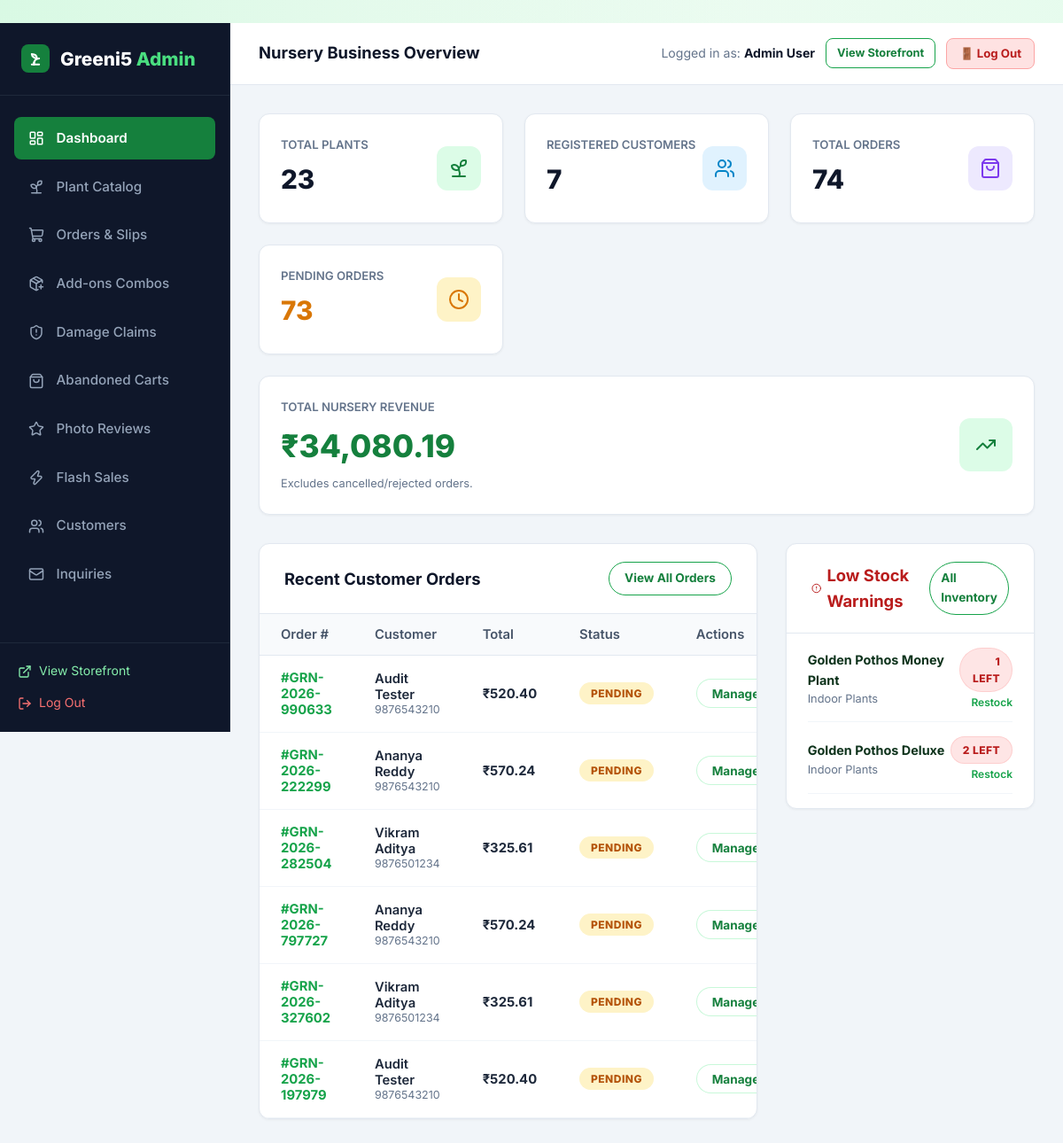
The app's page /admin/dashboard (signed in), older data.
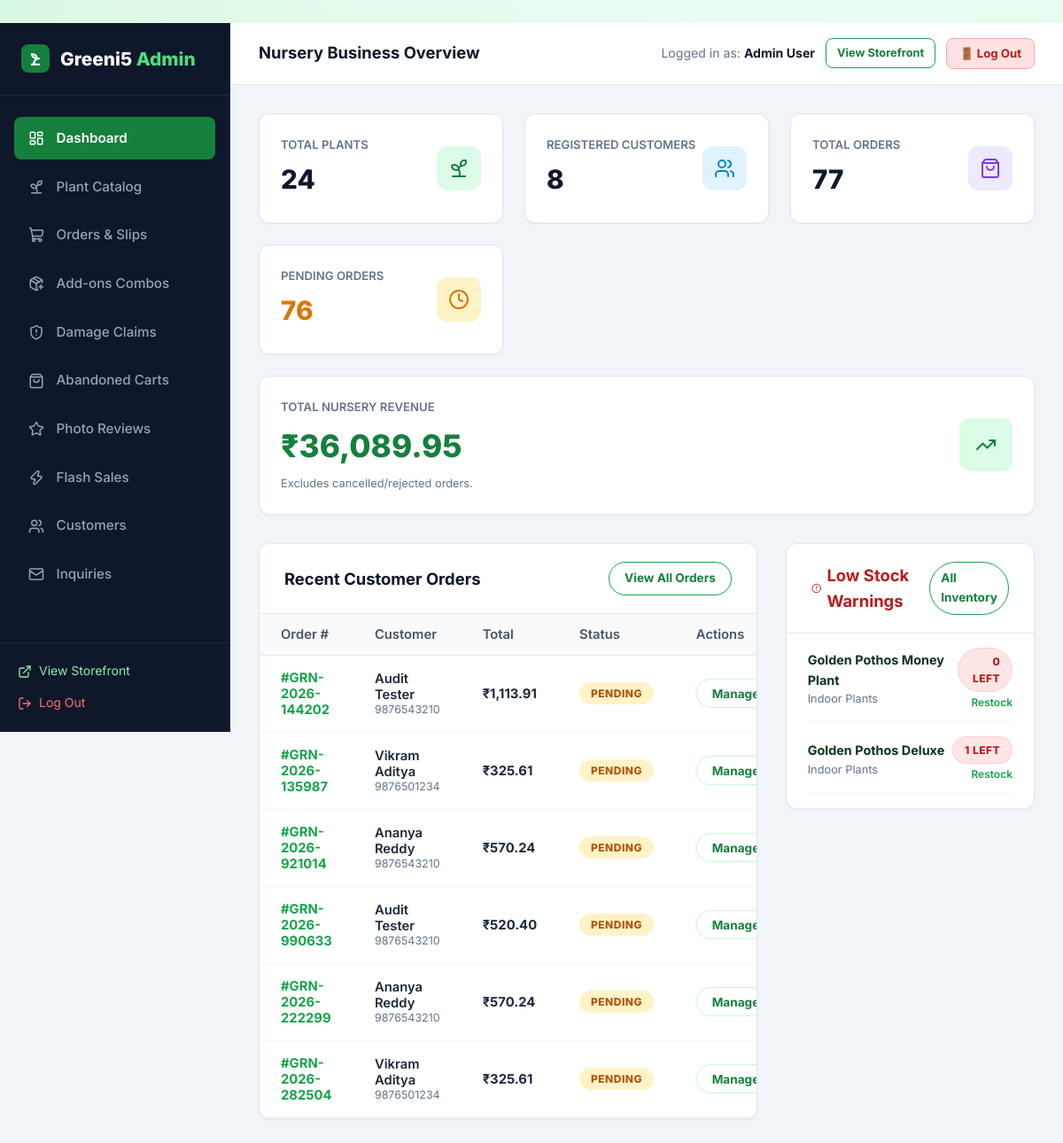
The same page, newer data.
### tables this page shows
CREATE TABLE orders (
    id INTEGER PRIMARY KEY AUTOINCREMENT,
    order_number TEXT UNIQUE NOT NULL,
    user_id INTEGER,
    customer_name TEXT NOT NULL,
    customer_email TEXT NOT NULL,
    customer_phone TEXT NOT NULL,
    shipping_address TEXT NOT NULL,
    city TEXT NOT NULL,
    state TEXT NOT NULL,
    pincode TEXT NOT NULL,
    payment_method TEXT NOT NULL DEFAULT 'COD',
    payment_status TEXT NOT NULL DEFAULT 'Pending',
    order_status TEXT NOT NULL DEFAULT 'Pending',
    total_amount REAL NOT NULL,
    notes TEXT,
    created_at TIMESTAMP DEFAULT CURRENT_TIMESTAMP, courier_name TEXT DEFAULT '', tracking_number TEXT DEFAULT '', tracking_url TEXT DEFAULT '', invoice_number TEXT DEFAULT '', is_gift INTEGER DEFAULT 0, gift_recipient_name TEXT DEFAULT '', gift_message TEXT DEFAULT '', gift_wrap_fee REAL DEFAULT 0.0,
    FOREIGN KEY (user_id) REFERENCES users(id) ON DELETE SET NULL
);

CREATE TABLE plants (
    id INTEGER PRIMARY KEY AUTOINCREMENT,
    category_id INTEGER NOT NULL,
    name TEXT NOT NULL,
    slug TEXT NOT NULL UNIQUE,
    price REAL NOT NULL,
    discount_price REAL,
    stock INTEGER NOT NULL DEFAULT 10,
    description TEXT NOT NULL,
    sunlight TEXT,
    watering TEXT,
    temperature TEXT,
    soil TEXT,
    difficulty TEXT DEFAULT 'Easy',
    is_featured INTEGER DEFAULT 0,
    is_bestseller INTEGER DEFAULT 0,
    created_at TIMESTAMP DEFAULT CURRENT_TIMESTAMP,
    FOREIGN KEY (category_id) REFERENCES categories(id) ON DELETE CASCADE
);

CREATE TABLE categories (
    id INTEGER PRIMARY KEY AUTOINCREMENT,
    name TEXT NOT NULL UNIQUE,
    slug TEXT NOT NULL UNIQUE,
    description TEXT,
    icon TEXT,
    image_url TEXT
);

### app.py (the view)
@app.route('/admin')
@app.route('/admin/dashboard')
@admin_required
def admin_dashboard():
    total_plants = query_db('SELECT COUNT(*) as cnt FROM plants', one=True)['cnt']
    total_customers = query_db('SELECT COUNT(*) as cnt FROM users WHERE role = "customer"', one=True)['cnt']
    total_orders = query_db('SELECT COUNT(*) as cnt FROM orders', one=True)['cnt']
    pending_orders = query_db('SELECT COUNT(*) as cnt FROM orders WHERE order_status = "Pending"', one=True)['cnt']
    revenue_res = query_db('SELECT SUM(total_amount) as rev FROM orders WHERE order_status != "Rejected"', one=True)
    total_revenue = revenue_res['rev'] or 0.0
    recent_orders = query_db('''
        SELECT * FROM orders ORDER BY created_at DESC LIMIT 6
    ''')
    low_stock_plants = query_db('''
        SELECT p.*, c.name as category_name
        FROM plants p
        JOIN categories c ON p.category_id = c.id
        WHERE p.stock <= 10
        ORDER BY p.stock ASC LIMIT 5
    ''')
    category_counts = query_db('''
        SELECT c.name, COUNT(p.id) as plant_count
        FROM categories c
        LEFT JOIN plants p ON c.id = p.category_id
        GROUP BY c.id
    ''')
    return render_template(
        'admin/dashboard.html',
        total_plants=total_plants,
        total_customers=total_customers,
        total_orders=total_orders,
        pending_orders=pending_orders,
        total_revenue=total_revenue,
        recent_orders=recent_orders,
        low_stock_plants=low_stock_plants,
        category_counts=category_counts
    )

### app.py (called while the page is built)
@app.template_filter('currency')
def currency_filter(amount):
    try:
        val = float(amount)
        return f"₹{val:,.2f}".rstrip('0').rstrip('.') if val % 1 == 0 else f"₹{val:,.2f}"
    except (ValueError, TypeError):
        return f"₹{amount}"

@app.template_filter('status_badge')
def status_badge_filter(status):
    mapping = {
        'Pending': 'badge-pending',
        'Accepted': 'badge-accepted',
        'Packed': 'badge-packed',
        'Shipped': 'badge-shipped',
        'Delivered': 'badge-delivered',
        'Rejected': 'badge-rejected'
    }
    return mapping.get(status, 'badge-secondary')

### database.py (called while the page is built)
def get_db():
    db = getattr(g, '_database', None)
    if db is None:
        db = g._database = sqlite3.connect(DATABASE)
        db.row_factory = sqlite3.Row
        db.execute('PRAGMA foreign_keys = ON;')
    return db

def query_db(query, args=(), one=False):
    cur = get_db().execute(query, args)
    rv = cur.fetchall()
    cur.close()
    return (rv[0] if rv else None) if one else rv

### templates/admin/dashboard.html (shortened to what the changed rows need)
﻿{% extends "admin/base_admin.html" %}
{% block admin_content %}
<div class="metrics-grid">
  <div class="metric-card">
    <div class="metric-info">
      <h4>Total Plants</h4>
      <div class="metric-value">{{ total_plants }}</div>
    </div>
  </div>
  <div class="metric-card">
    <div class="metric-info">
      <h4>Registered Customers</h4>
      <div class="metric-value">{{ total_customers }}</div>
    </div>
  </div>
  <div class="metric-card">
    <div class="metric-info">
      <h4>Total Orders</h4>
      <div class="metric-value">{{ total_orders }}</div>
    </div>
  </div>
  <div class="metric-card">
    <div class="metric-info">
      <h4>Pending Orders</h4>
      <div class="metric-value" style="color: #d97706;">{{ pending_orders }}</div>
    </div>
  </div>
  <div class="metric-card" style="grid-column: 1 / -1;">
    <div class="metric-info">
      <h4>Total Nursery Revenue</h4>
      <div class="metric-value" style="color: #15803d; font-size: 2.2rem;">{{ total_revenue | currency }}</div>
      <p style="font-size: 0.8rem; color: #64748b; margin-top: 0.25rem;">Excludes cancelled/rejected orders.</p>
    </div>
  </div>
</div>
<div style="display: grid; grid-template-columns: 2fr 1fr; gap: 2rem; align-items: start;">
  <div class="admin-card">
    <div class="table-responsive">
      <table class="admin-table">
        <thead>
          <tr>
            <th>Order #</th>
            <th>Customer</th>
            <th>Total</th>
            <th>Status</th>
            <th>Actions</th>
          </tr>
        </thead>
        <tbody>
          {% for ord in recent_orders %}
            <tr>
              <td style="font-weight: 700; color: var(--primary);">#{{ ord.order_number }}</td>
              <td>
                <div style="font-weight: 600;">{{ ord.customer_name }}</div>
                <div style="font-size: 0.78rem; color: #64748b;">{{ ord.customer_phone }}</div>
              </td>
              <td style="font-weight: 700;">{{ ord.total_amount | currency }}</td>
              <td>
                <span class="badge {{ ord.order_status | status_badge }}">{{ ord.order_status }}</span>
              </td>
              <td>
                <a href="{{ url_for('admin_orders') }}" class="btn btn-secondary btn-sm" title="View in orders manager">Manage</a>
              </td>
            </tr>
          {% endfor %}
        </tbody>
      </table>
    </div>
  </div>
  <div class="admin-card">
    <div style="padding: 1rem 1.5rem;">
      {% if low_stock_plants %}
        <div style="display: flex; flex-direction: column; gap: 1rem;">
          {% for lp in low_stock_plants %}
            <div style="display: flex; align-items: center; justify-content: space-between; border-bottom: 1px solid #f1f5f9; padding-bottom: 0.75rem;">
              <div>
                <div style="font-weight: 700; font-size: 0.9rem;">{{ lp.name }}</div>
                <span style="font-size: 0.8rem; color: #64748b;">{{ lp.category_name }}</span>
              </div>
              <div style="text-align: right;">
                <span class="badge badge-discount">{{ lp.stock }} left</span>
                <a href="{{ url_for('admin_plant_edit', plant_id=lp.id) }}" style="display: block; font-size: 0.75rem; color: var(--primary); font-weight: 600; margin-top: 2px;">Restock</a>
              </div>
            </div>
          {% endfor %}
        </div>
      {% else %}
        <p style="color: #64748b; font-size: 0.9rem;">All inventory levels are adequately stocked (>10 items each).</p>
      {% endif %}
    </div>
  </div>
</div>
{% endblock %}

Row changes from the older to the newer data that the page shows:
no longer on this page (row unchanged): orders: order_number "GRN-2026-797727", customer_name "Ananya Reddy", customer_phone "9876543210", total_amount "₹570.24", order_status "PENDING"
no longer on this page (row unchanged): orders: order_number "GRN-2026-327602", customer_name "Vikram Aditya", customer_phone "9876501234", total_amount "₹325.61", order_status "PENDING"
no longer on this page (row unchanged): orders: order_number "GRN-2026-197979", customer_name "Audit Tester", customer_phone "9876543210", total_amount "₹520.40", order_status "PENDING"
added orders: order_number "GRN-2026-144202", customer_name "Audit Tester", customer_phone "9876543210", total_amount "₹1,113.91", order_status "PENDING"
added orders: order_number "GRN-2026-135987", customer_name "Vikram Aditya", customer_phone "9876501234", total_amount "₹325.61", order_status "PENDING"
added orders: order_number "GRN-2026-921014", customer_name "Ananya Reddy", customer_phone "9876543210", total_amount "₹570.24", order_status "PENDING"
changed plants "Golden Pothos Money Plant": stock "1" → "0"
changed plants "Golden Pothos Deluxe": stock "2" → "1"
Text that changed along with them:
{{ total_plants }}: "23" → "24"
{{ total_customers }}: "7" → "8"
{{ total_orders }}: "74" → "77"
{{ pending_orders }}: "73" → "76"
{{ total_revenue | currency }}: "₹34,080.19" → "₹36,089.95"
